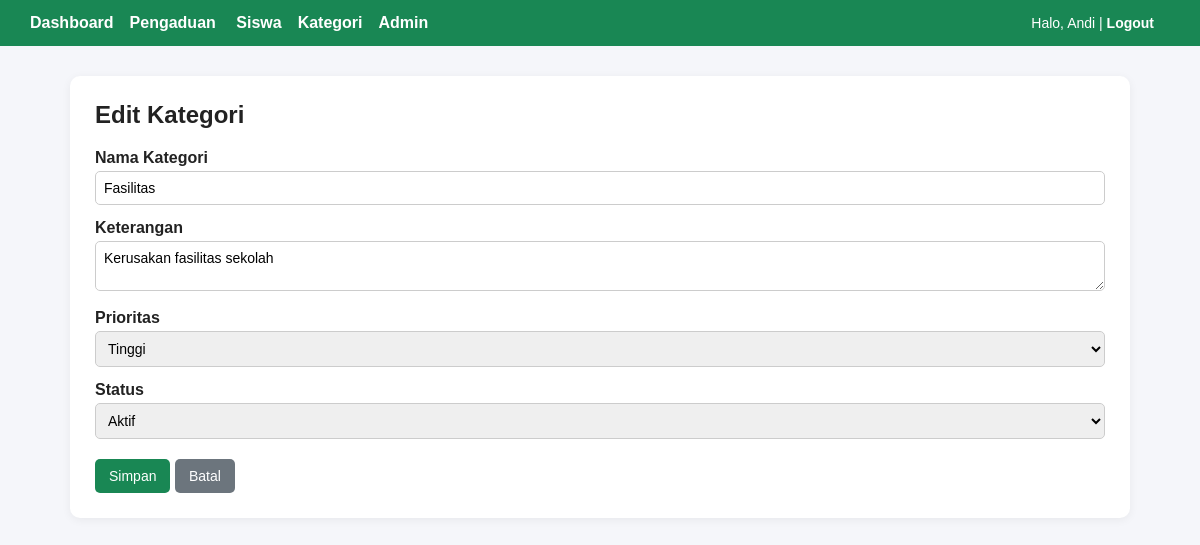
/index.php?page=kategori.edit&id=1 (signed in), run on the app's committed database.
### tables this page shows
CREATE TABLE `kategori` (
  `id_kategori` int(5) NOT NULL,
  `ket_kategori` varchar(30) NOT NULL,
  `keterangan` varchar(100) DEFAULT NULL,
  `prioritas` varchar(20) DEFAULT NULL,
  `status` varchar(20) DEFAULT NULL
);

### app/Core/Controller.php (called while the page is built, shortened)
<?php
class Controller
{
    protected function view(string $view, array $data = []): void
    {
        extract($data);
        require __DIR__ . '/../Views/layout/header.php';
        require __DIR__ . '/../Views/' . $view . '.php';
        require __DIR__ . '/../Views/layout/footer.php';
    }
}

### app/Controllers/KategoriController.php (called while the page is built, shortened)
<?php
class KategoriController extends Controller
{
    private $model;
    public function __construct()
    {
        $this->model = new Kategori();
    }
    public function edit(): void
    {
        $id = (int) ($_GET['id'] ?? 0);
        $kategori = $id > 0 ? $this->model->find($id) : null;
        $error = '';
        $this->view('kategori/form', ['mode' => 'edit', 'error' => $error, 'data' => $kategori]);
    }
}

### public/index.php (called while the page is built, shortened)
<?php
spl_autoload_register(function (string $class): void {
    $prefix = 'App\\';
    $relative = substr($class, strlen($prefix));
    $file = __DIR__ . '/../app/' . str_replace('\\', '/', $relative) . '.php';
});
$routes = [
    'login'     => [AuthController::class, 'login'],
    'logout'    => [AuthController::class, 'logout'],
    'dashboard' => [DashboardController::class, 'index'],
    'admin'        => [AdminController::class, 'index'],
    'admin.create' => [AdminController::class, 'create'],
    'admin.edit'   => [AdminController::class, 'edit'],
    'admin.delete' => [AdminController::class, 'delete'],
    'siswa'        => [SiswaController::class, 'index'],
    'siswa.create' => [SiswaController::class, 'create'],
    'siswa.edit'   => [SiswaController::class, 'edit'],
    'siswa.delete' => [SiswaController::class, 'delete'],
    'kategori'        => [KategoriController::class, 'index'],
    'kategori.create' => [KategoriController::class, 'create'],
    'kategori.edit'   => [KategoriController::class, 'edit'],
    'kategori.delete' => [KategoriController::class, 'delete'],
    'pengaduan'        => [PengaduanController::class, 'index'],
    'pengaduan.create' => [PengaduanController::class, 'create'],
    'pengaduan.edit'   => [PengaduanController::class, 'edit'],
    'pengaduan.delete' => [PengaduanController::class, 'delete'],
];
$page = $_GET['page'] ?? 'login';
[$controllerClass, $method] = $routes[$page];
$controller = new $controllerClass();
$controller->$method();

### app/Models/Kategori.php (called while the page is built, shortened)
<?php
class Kategori
{
    private $db;
    public function __construct()
    {
        $this->db = Database::getConnection();
    }
    public function find(int $id): ?array
    {
        $stmt = mysqli_prepare($this->db, 'SELECT * FROM kategori WHERE id_kategori = ?');
        mysqli_stmt_bind_param($stmt, 'i', $id);
        mysqli_stmt_execute($stmt);
        $row = mysqli_stmt_get_result($stmt)->fetch_assoc();
        return $row ?: null;
    }
}

### app/Core/Database.php (called while the page is built, shortened)
<?php
class Database
{
    private static $connection = null;
    public static function getConnection(): \mysqli
    {
        $config = require __DIR__ . '/../../config/config.php';
        $host = $config['host'] ?? '127.0.0.1';
        $port = (int) ($config['port'] ?? 3306);
        $attempts = [[$host, $port, null]];
        $connection = null;
        foreach ($attempts as [$h, $p, $s]) {
            $c = @mysqli_connect($h, $config['user'], $config['pass'], $config['name'], $p, $s);
            if ($c) {
                $connection = $c;
                break;
            }
        }
        mysqli_set_charset($connection, 'utf8mb4');
        self::$connection = $connection;
        return self::$connection;
    }
}

### app/Views/kategori/form.php (the view, shortened to what this page needs)
<h2><?= $mode === 'edit' ? 'Edit Kategori' : 'Tambah Kategori'; ?></h2>
<form method="post" action="index.php?page=kategori.<?= $mode === 'edit' ? 'edit&id=' . urlencode((string) $data['id_kategori']) : 'create'; ?>">
    <label>Nama Kategori</label>
    <input type="text" name="ket_kategori" value="<?= htmlspecialchars($data['ket_kategori'] ?? ''); ?>" required>
    <label>Keterangan</label>
    <textarea name="keterangan"><?= htmlspecialchars($data['keterangan'] ?? ''); ?></textarea>
    <label>Prioritas</label>
    <select name="prioritas">
        <?php foreach (['Rendah', 'Sedang', 'Tinggi'] as $v): ?>
        <option value="<?= $v; ?>" <?= (($data['prioritas'] ?? '') === $v) ? 'selected' : ''; ?>><?= $v; ?></option>
        <?php endforeach; ?>
    </select>
    <label>Status</label>
    <select name="status">
        <?php foreach (['Aktif', 'Tidak Aktif'] as $v): ?>
        <option value="<?= $v; ?>" <?= (($data['status'] ?? '') === $v) ? 'selected' : ''; ?>><?= $v; ?></option>
        <?php endforeach; ?>
    </select>
    <div class="form-actions">
        <button class="btn" type="submit">Simpan</button>
        <a class="btn secondary" href="index.php?page=kategori">Batal</a>
    </div>
</form>

### app/Views/layout/header.php (style rules this page uses)
* { box-sizing: border-box; }
body { font-family: Arial, sans-serif; background: #f5f6fa; margin: 0; color: #222; }
h2 { margin-top: 0; }
.btn { display: inline-block; padding: 9px 14px; background: #198754; color: #fff; text-decoration: none; border-radius: 5px; border: none; cursor: pointer; font-size: 14px; }
.btn.secondary { background: #6c757d; }
form label { font-weight: bold; display: block; margin-top: 14px; }
form input, form select, form textarea { width: 100%; padding: 8px; margin-top: 4px; border: 1px solid #ccc; border-radius: 5px; font-size: 14px; font-family: inherit; }
.form-actions { margin-top: 20px; }

### data on the page
kategori: ket_kategori "Fasilitas", keterangan "Kerusakan fasilitas sekolah", prioritas "Tinggi", status "Aktif"

### other printed values
$currentUser['nama'] "Andi"
